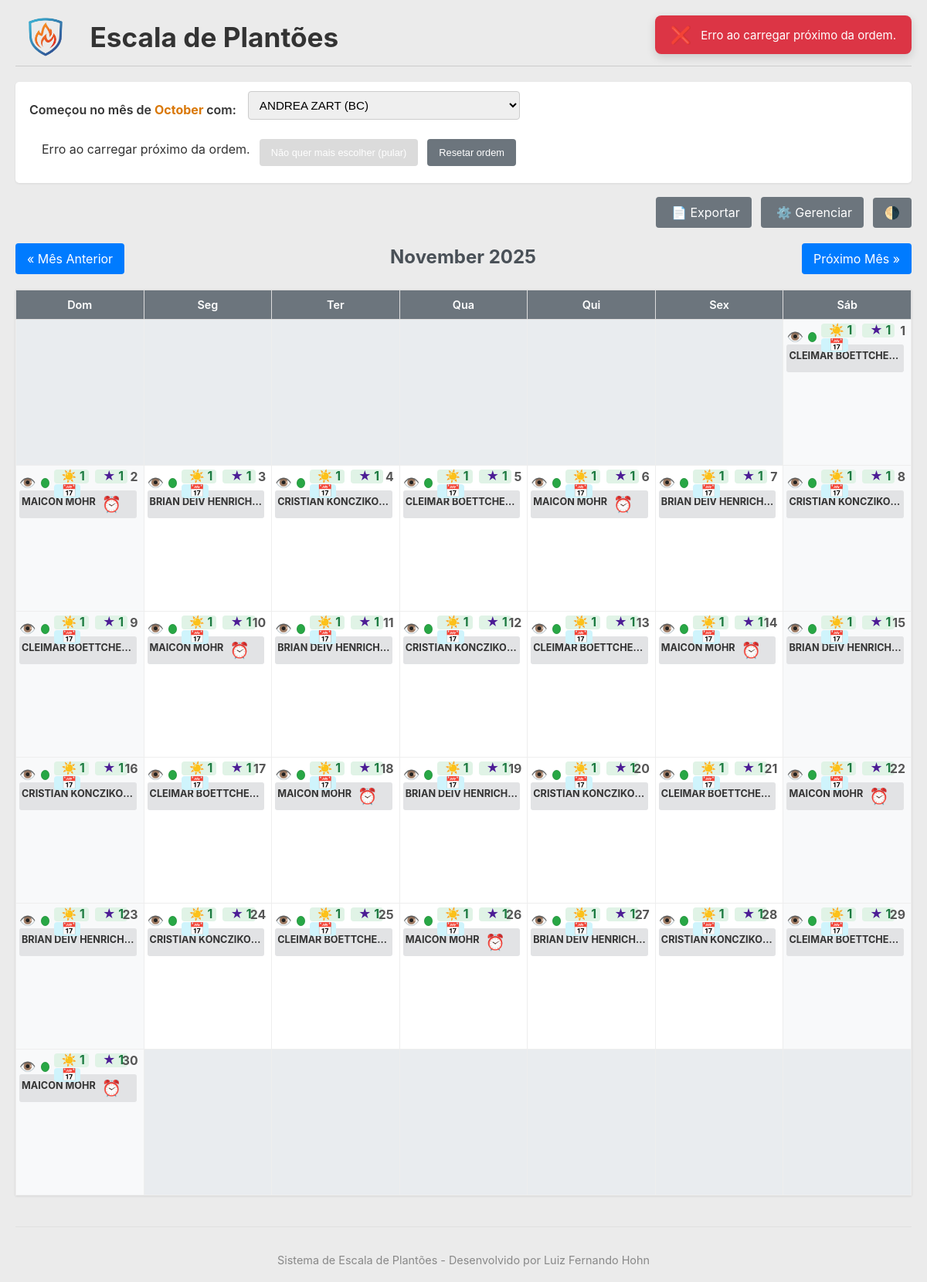
/escala_bombeiros/escala.php?month=11&year=2025 (signed in), run on the app's committed database.
### tables this page shows
CREATE TABLE `bombeiros` (
  `id` int(11) NOT NULL,
  `nome_completo` varchar(255) NOT NULL,
  `email` varchar(191) DEFAULT NULL,
  `cpf` varchar(14) DEFAULT NULL COMMENT 'Formato 000.000.000-00',
  `endereco` varchar(255) DEFAULT NULL COMMENT 'Endereço residencial completo',
  `telefone` varchar(20) DEFAULT NULL COMMENT 'Número de telefone principal',
  `telefone_emergencia` varchar(20) DEFAULT NULL COMMENT 'Contato de emergência (nome e telefone)',
  `tipo` enum('BC','Fixo') NOT NULL,
  `pular_ordem` tinyint(1) NOT NULL DEFAULT 0,
  `ativo` tinyint(1) NOT NULL DEFAULT 1,
  `fixo_ref_data` date DEFAULT NULL,
  `fixo_ref_dia_ciclo` tinyint(1) DEFAULT NULL CHECK (`fixo_ref_dia_ciclo` between 1 and 4),
  `data_cadastro` timestamp NOT NULL DEFAULT current_timestamp(),
  `endereco_rua` varchar(255) DEFAULT NULL,
  `endereco_numero` varchar(20) DEFAULT NULL,
  `endereco_bairro` varchar(100) DEFAULT NULL,
  `endereco_cidade` varchar(100) DEFAULT NULL,
  `endereco_uf` varchar(2) DEFAULT NULL,
  `endereco_cep` varchar(10) DEFAULT NULL,
  `telefone_principal` varchar(20) DEFAULT NULL,
  `contato_emergencia_nome` varchar(255) DEFAULT NULL,
  `contato_emergencia_fone` varchar(20) DEFAULT NULL,
  `dados_bancarios` text DEFAULT NULL COMMENT 'Ex: Banco XPTO, Ag: 0001, C/C: 12345-6',
  `tamanho_gandola` varchar(20) DEFAULT NULL,
  `tamanho_camiseta` varchar(20) DEFAULT NULL,
  `tamanho_calca` varchar(20) DEFAULT NULL,
  `tamanho_calcado` varchar(10) DEFAULT NULL,
  `banco_nome` varchar(100) DEFAULT NULL COMMENT 'Nome do Banco',
  `banco_agencia` varchar(20) DEFAULT NULL COMMENT 'Número da Agência (com dígito, se houver)',
  `banco_conta` varchar(30) DEFAULT NULL COMMENT 'Número da Conta Corrente/Poupança (com dígito)',
  `banco_pix` varchar(100) DEFAULT NULL COMMENT 'Chave PIX principal (CPF, e-mail, telefone, aleatória)',
  `usuario_id` int(11) DEFAULT NULL
);

### escala_bombeiros/escala.php (the view, shortened to what this page needs)
<?php
require_once __DIR__ . '/includes/db.php';
require_once __DIR__ . '/includes/funcoes.php';
$mes_atual = isset($_GET['month']) ? (int)$_GET['month'] : (int)date('m');
$ano_atual = isset($_GET['year']) ? (int)$_GET['year'] : (int)date('Y');
$timestamp_primeiro_dia = mktime(0, 0, 0, $mes_atual, 1, $ano_atual);
$nome_mes = ucfirst(strftime('%B', $timestamp_primeiro_dia));
$dias_no_mes = (int)date('t', $timestamp_primeiro_dia);
$dia_semana_primeiro = (int)date('w', $timestamp_primeiro_dia);
$mes_anterior = $mes_atual - 1;
$ano_anterior = $ano_atual;
$mes_proximo = $mes_atual + 1;
$ano_proximo = $ano_atual;
$fixos_servico_mes = [];
$vagas_dia_mes = [];
for ($dia = 1; $dia <= $dias_no_mes; $dia++) {
    $data_corrente = sprintf('%04d-%02d-%02d', $ano_atual, $mes_atual, $dia);
    $fixo_dia = get_fixo_de_servico($data_corrente, $conn);
    $fixos_servico_mes[$data_corrente] = $fixo_dia;
    $vagas_bc_d = 1;
    $vagas_bc_n = 1;
    $tem_excecao = false;
    if ($fixo_dia) {
        $tem_excecao = verificar_excecao_fixo((int)$fixo_dia['id'], $data_corrente, $conn);
    }
    $fixo_invalido = empty($fixo_dia) || $tem_excecao;
    $vaga_fixo_integral = $fixo_invalido ? 1 : 0;
    $vagas_dia_mes[$data_corrente] = [
        'D'     => max(0, $vagas_bc_d),
        'N'     => max(0, $vagas_bc_n),
        'I_SUB' => max(0, $vaga_fixo_integral),
    ];
}
$bombeiros_inicio = [];
$sql_bombeiros_inicio = "
    SELECT id, nome_completo, tipo
    FROM bombeiros
    WHERE ativo = 1
    ORDER BY (tipo = 'Fixo') ASC, nome_completo ASC
";
if ($result_bi = mysqli_query($conn, $sql_bombeiros_inicio)) {
    while ($row = mysqli_fetch_assoc($result_bi)) {
        $bombeiros_inicio[] = $row;
    }
}
$inicio_ordem_atual = (int) (get_config('bc_inicio_ordem_id', $conn) ?? 0);
$timestamp_mes_ref       = mktime(0, 0, 0, $mes_anterior, 1, $ano_anterior);
$nome_mes_referencia     = ucfirst(strftime('%B', $timestamp_mes_ref));
$dias_semana             = ['Dom', 'Seg', 'Ter', 'Qua', 'Qui', 'Sex', 'Sáb'];
?>
<!DOCTYPE html>
<html lang="pt-br">
<head>
    <link rel="stylesheet" href="css/style.css">
</head>
<body>
    <div class="main-title-container">
        <img src="img/logo.png" alt="Logo do Sistema de Escala" class="main-logo">
        <h1>Escala de Plantões</h1>
    </div>
    <div class="controles-escala inicio-ordem-wrapper">
        <label for="selectInicioOrdem">
            Começou no mês de
            <span class="mes-anterior-destaque">
                <?php echo htmlspecialchars($nome_mes_referencia, ENT_QUOTES, 'UTF-8'); ?>
            </span>
            com:
        </label>
        <div class="inicio-ordem-controls">
            <select id="selectInicioOrdem" class="inicio-ordem-select">
                <?php foreach ($bombeiros_inicio as $b): ?>
                    <option value="<?= (int)$b['id'] ?>"
                        <?= ($b['id'] == $inicio_ordem_atual ? 'selected' : '') ?>>
                        <?= htmlspecialchars($b['nome_completo'], ENT_QUOTES, 'UTF-8') ?>
                        <?= ($b['tipo'] === 'Fixo') ? ' (Fixo)' : ' (BC)' ?>
                    </option>
                <?php endforeach; ?>
            </select>
        </div>
        <div class="proximo-bc-wrapper">
            <div id="proximo-bc-card" class="proximo-bc-card">
            </div>
            <button type="button" id="btn-pular-bc" class="btn btn-sm btn-secondary proximo-bc-btn">
                Não quer mais escolher (pular)
            </button>
            <button type="button" id="btn-reset-ordem" class="btn btn-sm btn-secondary proximo-bc-btn">
                Resetar ordem
            </button>
        </div>
    </div>
    <div class="barra-botoes">
        <a href="exportar_tabela_formatada.php?month=<?php echo $mes_atual; ?>&year=<?php echo $ano_atual; ?>"
           class="button-link btn-secondary" target="_blank" title="Exportar escala em formato de tabela">
            <span class="turno-icon">📄</span> Exportar
        </a>
        <a href="bombeiros.php" class="button-link btn-secondary" title="Adicionar ou editar bombeiros">
            <span class="turno-icon">⚙️</span> Gerenciar
        </a>
        <button id="theme-toggle" class="button-link btn-secondary" title="Alternar tema claro/escuro">
            🌗
        </button>
    </div>
    <div class="calendar-nav">
        <a href="?month=<?php echo $mes_anterior; ?>&year=<?php echo $ano_anterior; ?>" class="button-link">« Mês Anterior</a>
        <h2><?php echo htmlspecialchars($nome_mes) . ' ' . $ano_atual; ?></h2>
        <a href="?month=<?php echo $mes_proximo; ?>&year=<?php echo $ano_proximo; ?>" class="button-link">Próximo Mês »</a>
    </div>
    <table class="calendar">
        <thead>
            <tr>
                <?php foreach ($dias_semana as $dia_nome): ?>
                    <th><?php echo $dia_nome; ?></th>
                <?php endforeach; ?>
            </tr>
        </thead>
        <tbody>
            <tr>
                <?php
                for ($i = 0; $i < $dia_semana_primeiro; $i++) {
                    echo '<td class="other-month"></td>';
                }
                $dia_atual_semana = $dia_semana_primeiro;
                for ($dia = 1; $dia <= $dias_no_mes; $dia++):
                    $data_corrente   = sprintf('%04d-%02d-%02d', $ano_atual, $mes_atual, $dia);
                    $fixo_do_dia     = $fixos_servico_mes[$data_corrente] ?? null;
                    $vagas_do_dia    = $vagas_dia_mes[$data_corrente];
                    $is_weekend = ($dia_atual_semana == 0 || $dia_atual_semana == 6);
                    $status_dot_class = ($vagas_do_dia['D'] > 0 || $vagas_do_dia['N'] > 0) ? 'green' : 'red';
                    $pode_integral    = ($vagas_do_dia['D'] > 0 && $vagas_do_dia['N'] > 0);
                ?>
                <td class="<?php
                  $classes = [];
                  if ($is_weekend) $classes[] = 'weekend';
                  echo implode(' ', $classes);
                ?>">
                    <span class="day-number"><?php echo $dia; ?></span>
                    <div class="cell-icons-top">
                        <button class="btn-detalhes"
                                data-date="<?php echo $data_corrente; ?>"
                                title="Ver detalhes e registrar plantão">
                            👁️
                        </button>
                        <span class="status-dot <?php echo $status_dot_class; ?>"
                              title="Status Vagas BC (Verde=Vagas, Vermelho=Lotado)"></span>
                        <div class="cell-availability-info">
                            <span class="availability-slot availability-D <?php echo ($vagas_do_dia['D'] > 0) ? 'disponivel' : 'lotado'; ?>"
                                  title="Vagas BC Diurnas: <?php echo $vagas_do_dia['D']; ?>">
                                <span class="turno-icon turno-D">☀️</span> <?php echo $vagas_do_dia['D']; ?>
                            </span>
                            <span class="availability-slot availability-N <?php echo ($vagas_do_dia['N'] > 0) ? 'disponivel' : 'lotado'; ?>"
                                  title="Vagas BC Noturnas: <?php echo $vagas_do_dia['N']; ?>">
                                <span class="turno-icon turno-N">★</span> <?php echo $vagas_do_dia['N']; ?>
                            </span>
                            <?php if ($pode_integral): ?>
                                <span class="availability-slot availability-I disponivel"
                                      title="Vaga Integral BC (24h) Disponível">
                                    <span class="turno-icon turno-I">📅</span>
                                </span>
                            <?php endif; ?>
                        </div>
                    </div>
                    <div class="plantoes-do-dia">
                        <?php if ($fixo_do_dia): ?>
                            <span class="plantao-item fixo">
                                <?php echo htmlspecialchars(abreviar_nome($fixo_do_dia['nome_completo'], 30)); ?>
                                <?php echo get_turno_icon(null, true); ?>
                            </span>
                        <?php endif; ?>
                    </div>
                </td>
                <?php
                    $dia_atual_semana++;
                    if ($dia_atual_semana > 6) {
                        echo '</tr><tr>';
                        $dia_atual_semana = 0;
                    }
                endfor;
                while ($dia_atual_semana > 0 && $dia_atual_semana <= 6) {
                    echo '<td class="other-month"></td>';
                    $dia_atual_semana++;
                }
                ?>
            </tr>
        </tbody>
    </table>
    <div id="toast-container"></div>
    <footer>
        <p>Sistema de Escala de Plantões - Desenvolvido por Luiz Fernando Hohn</p>
    </footer>
</body>
</html>

### data on the page
bombeiros: nome_completo "CLEIMAR BOETTCHE…"
bombeiros: nome_completo "MAICON MOHR"
bombeiros: nome_completo "BRIAN DEIV HENRICH…"
bombeiros: nome_completo "CRISTIAN KONCZIKO…"

### other printed values
$nome_mes_referencia "October"
$nome_mes "November"
$ano_atual "2025"
$dia_nome "Dom"
$dia_nome "Seg"
$dia_nome "Ter"
$dia_nome "Qua"
$dia_nome "Qui"
$dia_nome "Sex"
$dia_nome "Sáb"
$vagas_do_dia['D'] "1"
$vagas_do_dia['N'] "1"
form field value "ANDREA ZART (BC)"
